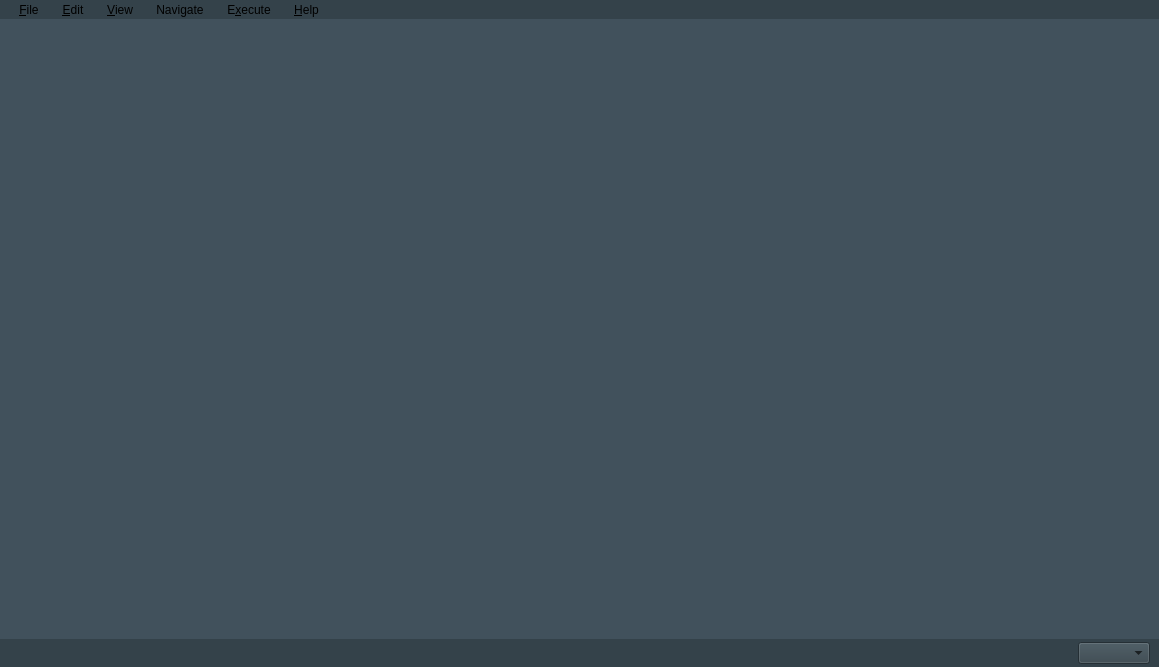
<?xml version="1.0" encoding="UTF-8"?>
<ui version="4.0">
 <class>MainWindow</class>
 <widget class="QMainWindow" name="MainWindow">
  <property name="geometry">
   <rect>
    <x>0</x>
    <y>0</y>
    <width>1159</width>
    <height>667</height>
   </rect>
  </property>
  <property name="windowTitle">
   <string>TilesetEditor</string>
  </property>
  <property name="styleSheet">
   <string notr="true">background-color: rgb(65, 81, 92);</string>
  </property>
  <widget class="QWidget" name="centralwidget">
   <layout class="QVBoxLayout" name="verticalLayout">
    <property name="spacing">
     <number>0</number>
    </property>
    <property name="leftMargin">
     <number>0</number>
    </property>
    <property name="topMargin">
     <number>0</number>
    </property>
    <property name="rightMargin">
     <number>0</number>
    </property>
    <property name="bottomMargin">
     <number>0</number>
    </property>
    <item>
     <widget class="QFrame" name="contentFrame">
      <property name="sizePolicy">
       <sizepolicy hsizetype="Preferred" vsizetype="Preferred">
        <horstretch>0</horstretch>
        <verstretch>1</verstretch>
       </sizepolicy>
      </property>
      <property name="styleSheet">
       <string notr="true">background-color: rgb(65, 81, 92);</string>
      </property>
      <property name="frameShape">
       <enum>QFrame::NoFrame</enum>
      </property>
      <property name="frameShadow">
       <enum>QFrame::Plain</enum>
      </property>
      <property name="lineWidth">
       <number>0</number>
      </property>
     </widget>
    </item>
    <item>
     <widget class="QFrame" name="frame">
      <property name="styleSheet">
       <string notr="true">background-color: #34424a;</string>
      </property>
      <property name="frameShape">
       <enum>QFrame::NoFrame</enum>
      </property>
      <property name="frameShadow">
       <enum>QFrame::Plain</enum>
      </property>
      <property name="lineWidth">
       <number>0</number>
      </property>
      <layout class="QHBoxLayout" name="horizontalLayout">
       <property name="leftMargin">
        <number>9</number>
       </property>
       <property name="topMargin">
        <number>3</number>
       </property>
       <property name="rightMargin">
        <number>9</number>
       </property>
       <property name="bottomMargin">
        <number>3</number>
       </property>
       <item>
        <widget class="QLabel" name="lbStatusBar">
         <property name="sizePolicy">
          <sizepolicy hsizetype="Preferred" vsizetype="Preferred">
           <horstretch>1</horstretch>
           <verstretch>0</verstretch>
          </sizepolicy>
         </property>
         <property name="text">
          <string/>
         </property>
        </widget>
       </item>
       <item>
        <widget class="QComboBox" name="cbScenes"/>
       </item>
      </layout>
     </widget>
    </item>
   </layout>
  </widget>
  <widget class="QMenuBar" name="menubar">
   <property name="geometry">
    <rect>
     <x>0</x>
     <y>0</y>
     <width>1159</width>
     <height>22</height>
    </rect>
   </property>
   <property name="styleSheet">
    <string notr="true">
QMenuBar {
    background-color: rgb(52, 66, 74);
    spacing: 15px;
}

QMenuBar::item {
    background: transparent;
}

QMenuBar::item:selected {
     background: #41515c;
}

QMenuBar::item:pressed {
    background: rgb(86, 145, 236);
}

QMenu {
    background-color: #34424a;
}

QMenu::item {
    background: transparent;
}

QMenu::item:selected {
    background: #41515c;
}
</string>
   </property>
   <widget class="QMenu" name="menuFile">
    <property name="title">
     <string>&amp;File</string>
    </property>
    <addaction name="action_File_NewProject"/>
    <addaction name="action_File_OpenProject"/>
    <addaction name="action_File_SaveProject"/>
    <addaction name="action_File_CloseProject"/>
    <addaction name="separator"/>
    <addaction name="action_File_LoadDump"/>
    <addaction name="action_File_ReloadDump"/>
    <addaction name="separator"/>
    <addaction name="action_File_Quit"/>
   </widget>
   <widget class="QMenu" name="menuExecute">
    <property name="title">
     <string>E&amp;xecute</string>
    </property>
    <addaction name="action_Execute_BuildTilesets"/>
    <addaction name="action_Execute_Pipelines"/>
    <addaction name="action_Execute_BreakTilesets"/>
    <addaction name="action_Execute_EncodeHDTiles"/>
   </widget>
   <widget class="QMenu" name="menuHelp">
    <property name="title">
     <string>&amp;Help</string>
    </property>
    <addaction name="action_Help_About"/>
    <addaction name="action_Help_VerifyInconsistencies"/>
    <addaction name="action_Help_Statistics"/>
   </widget>
   <widget class="QMenu" name="menuEdit">
    <property name="title">
     <string>&amp;Edit</string>
    </property>
    <addaction name="action_Edit_Undo"/>
    <addaction name="action_Edit_Redo"/>
    <addaction name="separator"/>
    <addaction name="action_Edit_Scenes"/>
    <addaction name="action_Edit_MoveTileToScene"/>
    <addaction name="action_Edit_MoveTilesetToScene"/>
    <addaction name="action_Edit_InsertNearestReferenceTile"/>
   </widget>
   <widget class="QMenu" name="menuView">
    <property name="title">
     <string>&amp;View</string>
    </property>
    <addaction name="action_View_NextTileUsage"/>
    <addaction name="action_View_Reference_1"/>
    <addaction name="action_View_Reference_10"/>
    <addaction name="action_View_Reference_100"/>
    <addaction name="action_View_Reference_1000"/>
    <addaction name="action_View_Reference_NN"/>
    <addaction name="action_View_Reference_NF"/>
    <addaction name="action_View_Reference_FN"/>
    <addaction name="action_View_Reference_FF"/>
    <addaction name="action_View_Reference_ZoomIn"/>
    <addaction name="action_View_Reference_ZoomOut"/>
    <addaction name="action_View_FlipTileHorizontally"/>
    <addaction name="action_View_FlipTileVertically"/>
    <addaction name="action_View_EditorZoomIn"/>
    <addaction name="action_View_EditorZoomOut"/>
   </widget>
   <widget class="QMenu" name="menuNavigate">
    <property name="title">
     <string>Navigate</string>
    </property>
    <widget class="QMenu" name="menuNavigateReferences">
     <property name="title">
      <string>Offset</string>
     </property>
     <addaction name="action_Navigate_References_Left"/>
     <addaction name="action_Navigate_References_Up"/>
     <addaction name="action_Navigate_References_Right"/>
     <addaction name="action_Navigate_References_Down"/>
     <addaction name="action_Navigate_References_Home"/>
    </widget>
    <widget class="QMenu" name="menuNavigateEditor">
     <property name="title">
      <string>Root</string>
     </property>
     <addaction name="action_Navigate_Editor_Left"/>
     <addaction name="action_Navigate_Editor_Up"/>
     <addaction name="action_Navigate_Editor_Right"/>
     <addaction name="action_Navigate_Editor_Down"/>
     <addaction name="action_Navigate_Editor_Home"/>
    </widget>
    <addaction name="menuNavigateReferences"/>
    <addaction name="menuNavigateEditor"/>
   </widget>
   <addaction name="menuFile"/>
   <addaction name="menuEdit"/>
   <addaction name="menuView"/>
   <addaction name="menuNavigate"/>
   <addaction name="menuExecute"/>
   <addaction name="menuHelp"/>
  </widget>
  <action name="action_File_OpenProject">
   <property name="text">
    <string>&amp;Open Project</string>
   </property>
   <property name="shortcut">
    <string>Ctrl+O</string>
   </property>
  </action>
  <action name="action_File_SaveProject">
   <property name="text">
    <string>&amp;Save Project</string>
   </property>
   <property name="shortcut">
    <string>Ctrl+S</string>
   </property>
  </action>
  <action name="action_File_Quit">
   <property name="text">
    <string>&amp;Quit</string>
   </property>
   <property name="shortcut">
    <string>Ctrl+Q</string>
   </property>
  </action>
  <action name="action_Execute_BuildTilesets">
   <property name="text">
    <string>Build &amp;Tilesets</string>
   </property>
   <property name="shortcut">
    <string>F6</string>
   </property>
  </action>
  <action name="action_Execute_Pipelines">
   <property name="text">
    <string>&amp;Pipelines</string>
   </property>
   <property name="shortcut">
    <string>F7</string>
   </property>
  </action>
  <action name="action_Execute_EncodeHDTiles">
   <property name="text">
    <string>&amp;Encode HD Tiles</string>
   </property>
   <property name="shortcut">
    <string>F9</string>
   </property>
  </action>
  <action name="action_Help_About">
   <property name="text">
    <string>&amp;About</string>
   </property>
   <property name="shortcut">
    <string>F1</string>
   </property>
  </action>
  <action name="action_Execute_BreakTilesets">
   <property name="text">
    <string>&amp;Break HD Tilesets</string>
   </property>
   <property name="shortcut">
    <string>F8</string>
   </property>
  </action>
  <action name="action_File_CloseProject">
   <property name="text">
    <string>&amp;Close Project</string>
   </property>
   <property name="shortcut">
    <string>Ctrl+W</string>
   </property>
  </action>
  <action name="action_File_NewProject">
   <property name="text">
    <string>&amp;New Project</string>
   </property>
   <property name="shortcut">
    <string>Ctrl+N</string>
   </property>
  </action>
  <action name="action_File_LoadDump">
   <property name="text">
    <string>&amp;Load Dump</string>
   </property>
   <property name="shortcut">
    <string>Ctrl+F5</string>
   </property>
  </action>
  <action name="action_File_ReloadDump">
   <property name="text">
    <string>&amp;Reload Dump</string>
   </property>
   <property name="shortcut">
    <string>F5</string>
   </property>
  </action>
  <action name="action_View_NextTileUsage">
   <property name="text">
    <string>&amp;Next Tile Usage</string>
   </property>
   <property name="shortcut">
    <string>N</string>
   </property>
  </action>
  <action name="action_Edit_Scenes">
   <property name="text">
    <string>&amp;Scenes</string>
   </property>
   <property name="shortcut">
    <string>S</string>
   </property>
  </action>
  <action name="action_Edit_MoveTileToScene">
   <property name="text">
    <string>Move &amp;Tile to Scene</string>
   </property>
   <property name="shortcut">
    <string>Alt+T</string>
   </property>
  </action>
  <action name="action_Edit_MoveTilesetToScene">
   <property name="text">
    <string>Move T&amp;ileset to Scene</string>
   </property>
   <property name="shortcut">
    <string>Alt+S</string>
   </property>
  </action>
  <action name="action_View_Reference_1">
   <property name="text">
    <string>&amp;Reference 1</string>
   </property>
   <property name="shortcut">
    <string>1</string>
   </property>
  </action>
  <action name="action_View_Reference_10">
   <property name="text">
    <string>Reference 10</string>
   </property>
   <property name="shortcut">
    <string>2</string>
   </property>
  </action>
  <action name="action_View_Reference_100">
   <property name="text">
    <string>Re&amp;ference 100</string>
   </property>
   <property name="shortcut">
    <string>3</string>
   </property>
  </action>
  <action name="action_Help_VerifyInconsistencies">
   <property name="text">
    <string>Verify Inconsistencies</string>
   </property>
  </action>
  <action name="action_Help_Statistics">
   <property name="text">
    <string>Statistics</string>
   </property>
  </action>
  <action name="action_View_Reference_1000">
   <property name="text">
    <string>Refe&amp;rence 1000</string>
   </property>
   <property name="shortcut">
    <string>4</string>
   </property>
  </action>
  <action name="action_View_Reference_NN">
   <property name="text">
    <string>Reference NN</string>
   </property>
   <property name="shortcut">
    <string>5</string>
   </property>
  </action>
  <action name="action_View_Reference_NF">
   <property name="text">
    <string>Reference NF</string>
   </property>
   <property name="shortcut">
    <string>6</string>
   </property>
  </action>
  <action name="action_View_Reference_FN">
   <property name="text">
    <string>Reference FN</string>
   </property>
   <property name="shortcut">
    <string>7</string>
   </property>
  </action>
  <action name="action_View_Reference_FF">
   <property name="text">
    <string>Reference FF</string>
   </property>
   <property name="shortcut">
    <string>8</string>
   </property>
  </action>
  <action name="action_Navigate_References_Left">
   <property name="text">
    <string>Left</string>
   </property>
   <property name="shortcut">
    <string>Shift+Left</string>
   </property>
  </action>
  <action name="action_Navigate_References_Up">
   <property name="text">
    <string>Up</string>
   </property>
   <property name="shortcut">
    <string>Shift+Up</string>
   </property>
  </action>
  <action name="action_Navigate_References_Right">
   <property name="text">
    <string>Right</string>
   </property>
   <property name="shortcut">
    <string>Shift+Right</string>
   </property>
  </action>
  <action name="action_Navigate_References_Down">
   <property name="text">
    <string>Down</string>
   </property>
   <property name="shortcut">
    <string>Shift+Down</string>
   </property>
  </action>
  <action name="action_Navigate_References_Home">
   <property name="text">
    <string>Home</string>
   </property>
   <property name="shortcut">
    <string>Shift+Home</string>
   </property>
  </action>
  <action name="action_Navigate_Editor_Left">
   <property name="text">
    <string>Left</string>
   </property>
   <property name="shortcut">
    <string>Ctrl+Left</string>
   </property>
  </action>
  <action name="action_Navigate_Editor_Up">
   <property name="text">
    <string>Up</string>
   </property>
   <property name="shortcut">
    <string>Ctrl+Up</string>
   </property>
  </action>
  <action name="action_Navigate_Editor_Right">
   <property name="text">
    <string>Right</string>
   </property>
   <property name="shortcut">
    <string>Ctrl+Right</string>
   </property>
  </action>
  <action name="action_Navigate_Editor_Down">
   <property name="text">
    <string>Down</string>
   </property>
   <property name="shortcut">
    <string>Ctrl+Down</string>
   </property>
  </action>
  <action name="action_Navigate_Editor_Home">
   <property name="text">
    <string>Home</string>
   </property>
   <property name="shortcut">
    <string>Ctrl+Home</string>
   </property>
  </action>
  <action name="action_Edit_InsertNearestReferenceTile">
   <property name="text">
    <string>Insert Nearest Reference Tile</string>
   </property>
   <property name="shortcut">
    <string>Shift+Space</string>
   </property>
  </action>
  <action name="action_Edit_Undo">
   <property name="text">
    <string>Undo</string>
   </property>
   <property name="shortcut">
    <string>Ctrl+Z</string>
   </property>
  </action>
  <action name="action_Edit_Redo">
   <property name="text">
    <string>Redo</string>
   </property>
   <property name="shortcut">
    <string>Ctrl+Shift+Z</string>
   </property>
  </action>
  <action name="action_View_Reference_ZoomIn">
   <property name="text">
    <string>Reference Zoom In</string>
   </property>
   <property name="shortcut">
    <string>+</string>
   </property>
  </action>
  <action name="action_View_Reference_ZoomOut">
   <property name="text">
    <string>Reference Zoom Out</string>
   </property>
   <property name="shortcut">
    <string>_</string>
   </property>
  </action>
  <action name="action_View_FlipTileHorizontally">
   <property name="text">
    <string>Flip Tile Horizontally</string>
   </property>
   <property name="shortcut">
    <string>H</string>
   </property>
  </action>
  <action name="action_View_FlipTileVertically">
   <property name="text">
    <string>Flip Tile Vertically</string>
   </property>
   <property name="shortcut">
    <string>V</string>
   </property>
  </action>
  <action name="action_View_EditorZoomIn">
   <property name="text">
    <string>Editor Zoom In</string>
   </property>
   <property name="shortcut">
    <string>Ctrl+=</string>
   </property>
  </action>
  <action name="action_View_EditorZoomOut">
   <property name="text">
    <string>Editor Zoom Out</string>
   </property>
   <property name="shortcut">
    <string>Ctrl+-</string>
   </property>
  </action>
 </widget>
 <resources/>
 <connections/>
</ui>
